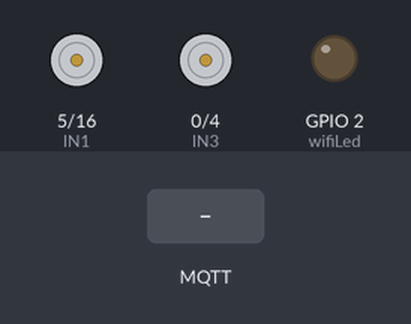
The sketch below on a simulated ESP8266 (NodeMCU). On the bench: motor-driver pin pairs drawn as motors (green arrow = first pin HIGH = forward, orange = second pin HIGH = backward, longer = more drive, scaled by the enable pin), output pins drawn as LEDs (lit = HIGH). The inputs (shaded band) are chosen by the test bench. WiFi joins after 1.5 s; servers stay silent unless stated; no MQTT or app messages arrive unless stated; what the sketch prints to the serial monitor is not drawn.

Above: at 2.7 s.
2.8 s: MQTT message "1" arrives on the first subscribed topic
At 3.2 s:
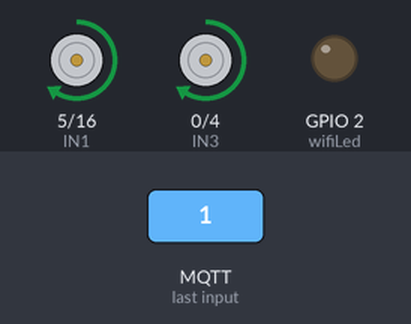
4.8 s: MQTT message "1" arrives on the second subscribed topic
At 5.2 s:
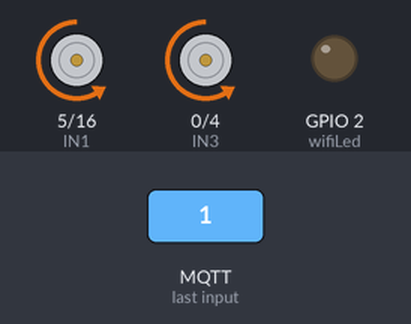
6.8 s: MQTT message "1" arrives on the third subscribed topic
At 7.8 s:
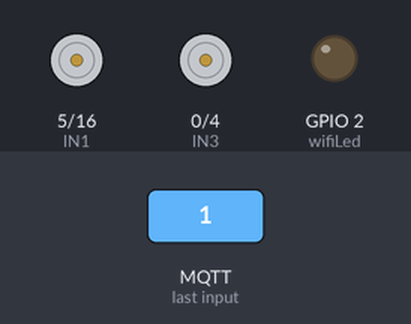
Timing chart, 0 to 9.8 s (numbered marks = the images above; inputs shaded):
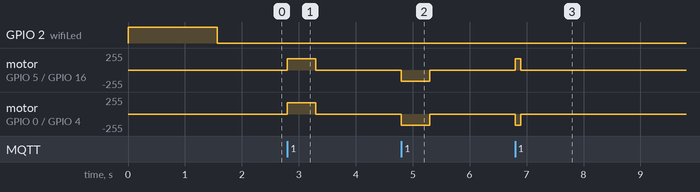

Measured:
- after the input at 2.8 s, motor on GPIO 5 (IN1) / GPIO 16 (IN2), motor on GPIO 0 (IN3) / GPIO 4 (IN4): stopped → forward 170/255 at once, → stopped 0.50 s later
- after the input at 4.8 s, motor on GPIO 5 (IN1) / GPIO 16 (IN2), motor on GPIO 0 (IN3) / GPIO 4 (IN4): stopped → backward 170/255 at once, → stopped 0.50 s later
- after the input at 6.8 s, motor on GPIO 5 (IN1) / GPIO 16 (IN2): stopped → forward 170/255 at once, → stopped 0.10 s later; motor on GPIO 0 (IN3) / GPIO 4 (IN4): stopped → backward 170/255 at once, → stopped 0.10 s later

The sketch:

IOTCAR_MQTT.ino
```cpp
#include <ESP8266WiFi.h>
#include <PubSubClient.h>


#define IN1  5
#define IN2  16
#define IN3  0
#define IN4  4
#define MAX_SPEED 255 //từ 0-255
#define MIN_SPEED 0
#define ENA 12
#define ENB 13


//WiFi Status LED
#define wifiLed    2   //D4

int toggleState_1 = 1; //Define integer to remember the toggle state for relay 1
int toggleState_2 = 1; //Define integer to remember the toggle state for relay 2


// Update these with values sui able for your network.

const char* ssid = ""; //WiFI Name
#define password "" //WiFi Password

const char* mqttServer = "*link of mqtt server*";
const char* mqttUserName = ""; // MQTT username
const char* mqttPwd = ""; // MQTT password
const char* clientID = "Esp1"; // client id

#define sub1 "TopicTien"
#define sub2 "TopicLui"
#define sub3 "TopicTrai"
#define sub4 "TopicPhai"

//#define pub1 "Rabbit"
//#define pub2 "Cat"


WiFiClient espClient;
PubSubClient client(espClient);

unsigned long lastMsg = 0;
#define MSG_BUFFER_SIZE  (80)
char msg[MSG_BUFFER_SIZE];
int value = 0;

void setup_wifi() {
 delay(10);
 WiFi.begin(ssid, password);
 while (WiFi.status() != WL_CONNECTED) {
 delay(500);
 Serial.print(".");
 }
 Serial.println("");
 Serial.println("WiFi connected");
 Serial.println("IP address: ");
 Serial.println(WiFi.localIP());
}

void reconnect() {
 while (!client.connected()) {
 if (client.connect(clientID, mqttUserName, mqttPwd)) {
 Serial.println("MQTT connected");
      // ... and resubscribe
      client.subscribe(sub1);
      client.subscribe(sub2);
      client.subscribe(sub3);
      client.subscribe(sub4);
    }
    else {
      Serial.print("failed, rc=");
      Serial.print(client.state());
      Serial.println(" try again in 5 seconds");
      // Wait 5 seconds before retrying
      delay(5000);
    }
  }
}

void callback(char* topic, byte* payload, unsigned int length) {
  Serial.print("Message arrived [");
  Serial.print(topic);
  Serial.print("] ");

  if (strstr(topic, sub1))
  {
    for (int i = 0; i < length; i++) {
      Serial.print((char)payload[i]);
    }
    Serial.println();
    // Switch on the LED if an 1 was received as first character
    if ((char)payload[0] == '1') {
      tien(MAX_SPEED);
      toggleState_1 = 0;

    }
  }

  else if (strstr(topic, sub2))
  {
    for (int i = 0; i < length; i++) {
      Serial.print((char)payload[i]);
    }
    Serial.println();
    // Switch on the LED if an 1 was received as first character
    if ((char)payload[0] == '1') {
      lui(MAX_SPEED);
      toggleState_1 = 0;

    }
  }

  else if (strstr(topic, sub3))
  {
    for (int i = 0; i < length; i++) {
      Serial.print((char)payload[i]);
    }
    Serial.println();
    // Switch on the LED if an 1 was received as first character
    if ((char)payload[0] == '1') {
      queotrai(MAX_SPEED);
      toggleState_1 = 0;

    }
  }

  else if (strstr(topic, sub4))
  {
    for (int i = 0; i < length; i++) {
      Serial.print((char)payload[i]);
    }
    Serial.println();
    // Switch on the LED if an 1 was received as first character
    if ((char)payload[0] == '1') {
      queophai(MAX_SPEED);
      toggleState_1 = 0;

    }
  }

  else
  {
    Serial.println("unsubscribed topic");
  }
}


void setup() {
  Serial.begin(115200);

  motor_1_dung();
  motor_2_dung();
  pinMode(IN1, OUTPUT);
  pinMode(IN2, OUTPUT);
  pinMode(IN3, OUTPUT);
  pinMode(IN4, OUTPUT);

  pinMode(wifiLed, OUTPUT);

  //During Starting all Relays should TURN OFF


  //During Starting WiFi LED should TURN OFF
 digitalWrite(wifiLed, HIGH);

  setup_wifi();
   client.setServer(mqttServer, 1883);
   client.setCallback(callback);
}

void motor_1_dung() {
  digitalWrite(IN1, LOW);
  digitalWrite(IN2, LOW);
}

void motor_2_dung() {
  digitalWrite(IN3, LOW);
  digitalWrite(IN4, LOW);
}

void motor_1_tien(int speed) { //speed: từ 0 - MAX_SPEED
  speed = constrain(speed, MIN_SPEED, MAX_SPEED);//đảm báo giá trị nằm trong một khoảng từ 0 - MAX_SPEED - http://arduino.vn/reference/constrain
  digitalWrite(IN1, HIGH);// chân này không có PWM
  digitalWrite(IN2, LOW);
  analogWrite(ENA,170);

}

void motor_1_lui(int speed) {
  speed = constrain(speed, MIN_SPEED, MAX_SPEED);//đảm báo giá trị nằm trong một khoảng từ 0 - MAX_SPEED - http://arduino.vn/reference/constrain
  digitalWrite(IN1, LOW);// chân này không có PWM
  digitalWrite(IN2, HIGH);
  analogWrite(ENA,170);

}

void motor_2_tien(int speed) { //speed: từ 0 - MAX_SPEED
  speed = constrain(speed, MIN_SPEED, MAX_SPEED);//đảm báo giá trị nằm trong một khoảng từ 0 - MAX_SPEED - http://arduino.vn/reference/constrain
  digitalWrite(IN3, HIGH);// chân này không có PWM
  digitalWrite(IN4, LOW);
  analogWrite(ENB,170);

}

void motor_2_lui(int speed) {
  speed = constrain(speed, MIN_SPEED, MAX_SPEED);//đảm báo giá trị nằm trong một khoảng từ 0 - MAX_SPEED - http://arduino.vn/reference/constrain
  digitalWrite(IN3, LOW);// chân này không có PWM
  digitalWrite(IN4, HIGH);
  analogWrite(ENB,170);

}

void tien(int speed){
  motor_1_tien(speed);
  motor_2_tien(speed);
  delay(500);
  motor_1_dung();
  motor_2_dung();
}

void lui(int speed){
  motor_1_lui(speed);
  motor_2_lui(speed);
  delay(500);
  motor_1_dung();
  motor_2_dung();
}

void queotrai(int speed){
  motor_1_tien(speed);
  motor_2_lui(speed);
  delay(100);
  motor_1_dung();
  motor_2_dung();
  }

void queophai(int speed){
  motor_1_lui(speed);
  motor_2_tien(speed);
  delay(100);
  motor_1_dung();
  motor_2_dung();
  }

void loop() {

  if (!client.connected()) {
    digitalWrite(wifiLed, HIGH);
    reconnect();
  }
  else{
    digitalWrite(wifiLed, LOW);

  }
  client.loop();
}
```
